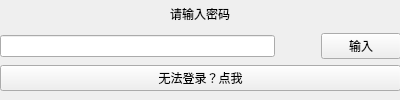
<?xml version="1.0" encoding="UTF-8"?>
<ui version="4.0">
 <class>LoginWindow</class>
 <widget class="QWidget" name="LoginWindow">
  <property name="geometry">
   <rect>
    <x>0</x>
    <y>0</y>
    <width>400</width>
    <height>100</height>
   </rect>
  </property>
  <property name="windowTitle">
   <string>Form</string>
  </property>
  <widget class="QWidget" name="verticalLayoutWidget">
   <property name="geometry">
    <rect>
     <x>0</x>
     <y>0</y>
     <width>401</width>
     <height>91</height>
    </rect>
   </property>
   <layout class="QVBoxLayout" name="verticalLayout">
    <item>
     <widget class="QLabel" name="noticeTxt">
      <property name="maximumSize">
       <size>
        <width>400</width>
        <height>30</height>
       </size>
      </property>
      <property name="text">
       <string>请输入密码</string>
      </property>
      <property name="alignment">
       <set>Qt::AlignmentFlag::AlignCenter</set>
      </property>
      <property name="wordWrap">
       <bool>false</bool>
      </property>
     </widget>
    </item>
    <item>
     <layout class="QHBoxLayout" name="passwordBox">
      <item>
       <widget class="QLineEdit" name="passwordInputLine"/>
      </item>
      <item>
       <spacer name="horizontalSpacer">
        <property name="orientation">
         <enum>Qt::Orientation::Horizontal</enum>
        </property>
        <property name="sizeType">
         <enum>QSizePolicy::Policy::Preferred</enum>
        </property>
        <property name="sizeHint" stdset="0">
         <size>
          <width>40</width>
          <height>20</height>
         </size>
        </property>
       </spacer>
      </item>
      <item>
       <widget class="QPushButton" name="passwordInputButton">
        <property name="text">
         <string>输入</string>
        </property>
       </widget>
      </item>
     </layout>
    </item>
    <item>
     <widget class="QPushButton" name="forceLogoutButton">
      <property name="text">
       <string>无法登录？点我</string>
      </property>
     </widget>
    </item>
   </layout>
  </widget>
 </widget>
 <resources/>
 <connections/>
</ui>
